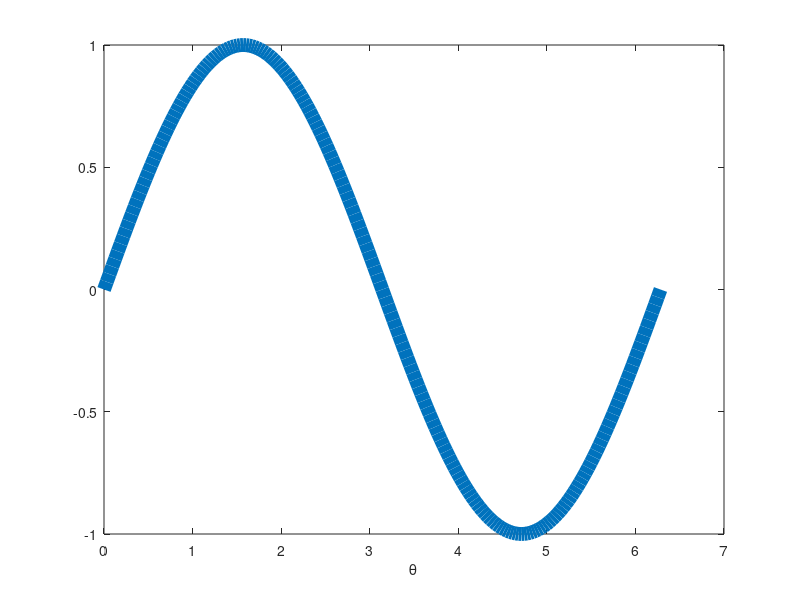

This chart was generated by the following MATLAB code:
% ksineOneCycle wave for urdu electric machine 


clc
clear all
format long

grid on
axis on

t=0:pi/100:2*pi;
plot(t,sin(t),"linewidth",10)
xlabel('\theta')



print -demf ksineOneCycle.emf
